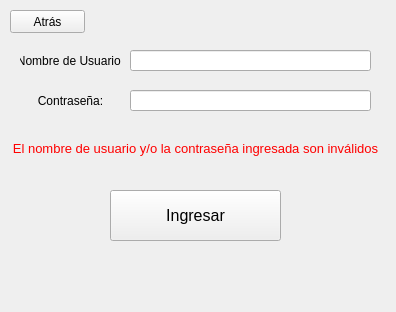
<?xml version="1.0" encoding="UTF-8"?>
<ui version="4.0">
 <class>Ingreso_DCCurve</class>
 <widget class="QWidget" name="Ingreso_DCCurve">
  <property name="geometry">
   <rect>
    <x>0</x>
    <y>0</y>
    <width>396</width>
    <height>312</height>
   </rect>
  </property>
  <property name="windowTitle">
   <string>Ingreso DCCurve</string>
  </property>
  <widget class="QLineEdit" name="line_usuario">
   <property name="geometry">
    <rect>
     <x>130</x>
     <y>50</y>
     <width>241</width>
     <height>21</height>
    </rect>
   </property>
  </widget>
  <widget class="QPushButton" name="boton_atras">
   <property name="geometry">
    <rect>
     <x>10</x>
     <y>10</y>
     <width>75</width>
     <height>23</height>
    </rect>
   </property>
   <property name="text">
    <string>Atrás</string>
   </property>
  </widget>
  <widget class="QLabel" name="label_usuario">
   <property name="geometry">
    <rect>
     <x>20</x>
     <y>50</y>
     <width>101</width>
     <height>21</height>
    </rect>
   </property>
   <property name="text">
    <string>Nombre de Usuario:</string>
   </property>
   <property name="alignment">
    <set>Qt::AlignCenter</set>
   </property>
  </widget>
  <widget class="QLineEdit" name="line_clave">
   <property name="geometry">
    <rect>
     <x>130</x>
     <y>90</y>
     <width>241</width>
     <height>21</height>
    </rect>
   </property>
  </widget>
  <widget class="QLabel" name="label_clave">
   <property name="geometry">
    <rect>
     <x>20</x>
     <y>90</y>
     <width>101</width>
     <height>21</height>
    </rect>
   </property>
   <property name="text">
    <string>Contraseña:</string>
   </property>
   <property name="alignment">
    <set>Qt::AlignCenter</set>
   </property>
  </widget>
  <widget class="QPushButton" name="boton_ingresar">
   <property name="geometry">
    <rect>
     <x>110</x>
     <y>190</y>
     <width>171</width>
     <height>51</height>
    </rect>
   </property>
   <property name="sizePolicy">
    <sizepolicy hsizetype="Minimum" vsizetype="Fixed">
     <horstretch>0</horstretch>
     <verstretch>0</verstretch>
    </sizepolicy>
   </property>
   <property name="font">
    <font>
     <pointsize>12</pointsize>
    </font>
   </property>
   <property name="text">
    <string>Ingresar</string>
   </property>
  </widget>
  <widget class="QLabel" name="label_error">
   <property name="geometry">
    <rect>
     <x>0</x>
     <y>140</y>
     <width>391</width>
     <height>16</height>
    </rect>
   </property>
   <property name="palette">
    <palette>
     <active>
      <colorrole role="WindowText">
       <brush brushstyle="SolidPattern">
        <color alpha="255">
         <red>255</red>
         <green>0</green>
         <blue>0</blue>
        </color>
       </brush>
      </colorrole>
     </active>
     <inactive>
      <colorrole role="WindowText">
       <brush brushstyle="SolidPattern">
        <color alpha="255">
         <red>255</red>
         <green>0</green>
         <blue>0</blue>
        </color>
       </brush>
      </colorrole>
     </inactive>
     <disabled>
      <colorrole role="WindowText">
       <brush brushstyle="SolidPattern">
        <color alpha="255">
         <red>120</red>
         <green>120</green>
         <blue>120</blue>
        </color>
       </brush>
      </colorrole>
     </disabled>
    </palette>
   </property>
   <property name="font">
    <font>
     <pointsize>10</pointsize>
    </font>
   </property>
   <property name="text">
    <string>El nombre de usuario y/o la contraseña ingresada son inválidos</string>
   </property>
   <property name="alignment">
    <set>Qt::AlignCenter</set>
   </property>
  </widget>
 </widget>
 <resources/>
 <connections/>
</ui>
